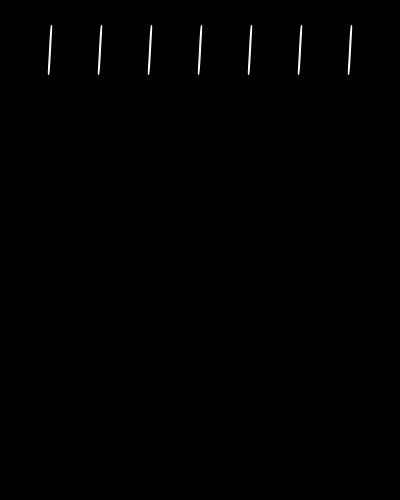
Frame 1 (no input)
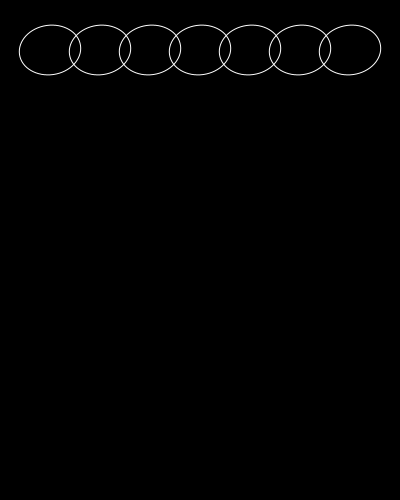
Frame 60 (the mouse pressed at the canvas centre just before this capture)
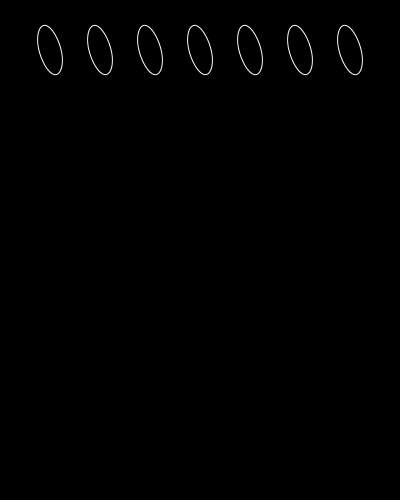
Frame 120 (the mouse held since frame 60 and released just before this capture)

The Processing sketch that drew these frames (run headless with seeded random() and noise(); from frame 60 on, the mouse is pressed at the canvas centre):

// Processing sketch: function4
// ── function4.pde
int sizeW = 1; 

void setup() {
  size(400, 500);
  background(0);
}

void draw() {
  background(0);
  
  stroke(255);
  noFill();
  
  sizeW = sizeW + 1;
  if (sizeW > 100) {
    sizeW = 1;
  }
  
  spinningEllipse(50, 50, sizeW, 50, 1);
  spinningEllipse(100, 50, sizeW, 50, 1);
  spinningEllipse(150, 50, sizeW, 50, 1);
  spinningEllipse(200, 50, sizeW, 50, 1);
  spinningEllipse(250, 50, sizeW, 50, 1);
  spinningEllipse(300, 50, sizeW, 50, 1);
  spinningEllipse(350, 50, sizeW, 50, 1);
}

void spinningEllipse(float x, float y, float w, float h, float speed) {
  pushStyle();
  pushMatrix();

  translate(x, y);
  rotate( frameCount * 0.05 * speed);
  ellipse(0, 0, w, h);
  //rect(0, 0, w, h);

  popMatrix();
  popStyle();
}







void showValues(float a, String b) {
  println("1st Value: " + a);
  println("2nd Value: " + b);
  println(a + b);
}
